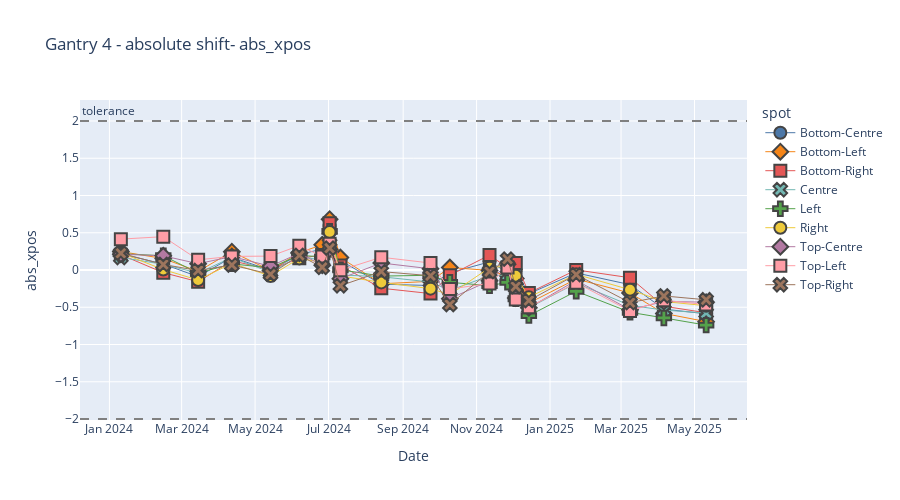

The code cell stored with this chart in its notebook:
### Markdown cell above
## plot another device

### Code cell
plotly_spot_position(sub_df, "abs_xpos", "Gantry 4", "XRV-3000", 70, 0, 24)
